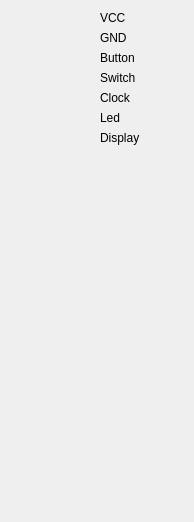
                <widget class="QWidget" name="scrollAreaWidgetContents">
                 <property name="geometry">
                  <rect>
                   <x>0</x>
                   <y>0</y>
                   <width>194</width>
                   <height>522</height>
                  </rect>
                 </property>
                 <layout class="QVBoxLayout" name="verticalLayout">
                  <item>
                   <layout class="QHBoxLayout" name="horizontalLayout">
                    <property name="sizeConstraint">
                     <enum>QLayout::SetFixedSize</enum>
                    </property>
                    <item>
                     <widget class="Label" name="label_vcc">
                      <property name="toolTip">
                       <string>vcc</string>
                      </property>
                      <property name="text">
                       <string/>
                      </property>
                      <property name="pixmap">
                       <pixmap resource="resources/input/input.qrc">:/input/1.png</pixmap>
                      </property>
                      <property name="Name" stdset="0">
                       <string>VCC</string>
                      </property>
                     </widget>
                    </item>
                    <item>
                     <widget class="QLabel" name="label_7">
                      <property name="text">
                       <string>VCC</string>
                      </property>
                     </widget>
                    </item>
                   </layout>
                  </item>
                  <item>
                   <layout class="QHBoxLayout" name="horizontalLayout_4">
                    <property name="sizeConstraint">
                     <enum>QLayout::SetFixedSize</enum>
                    </property>
                    <item>
                     <widget class="Label" name="label_gnd">
                      <property name="text">
                       <string/>
                      </property>
                      <property name="pixmap">
                       <pixmap resource="resources/input/input.qrc">:/input/0.png</pixmap>
                      </property>
                      <property name="Name" stdset="0">
                       <string>GND</string>
                      </property>
                     </widget>
                    </item>
                    <item>
                     <widget class="QLabel" name="label_10">
                      <property name="text">
                       <string>GND</string>
                      </property>
                     </widget>
                    </item>
                   </layout>
                  </item>
                  <item>
                   <layout class="QHBoxLayout" name="horizontalLayout_2">
                    <item>
                     <widget class="Label" name="label_button">
                      <property name="text">
                       <string/>
                      </property>
                      <property name="pixmap">
                       <pixmap resource="resources/input/input.qrc">:/input/buttonOff.png</pixmap>
                      </property>
                      <property name="Name" stdset="0">
                       <string>Button</string>
                      </property>
                     </widget>
                    </item>
                    <item>
                     <widget class="QLabel" name="label_8">
                      <property name="text">
                       <string>Button</string>
                      </property>
                     </widget>
                    </item>
                   </layout>
                  </item>
                  <item>
                   <layout class="QHBoxLayout" name="horizontalLayout_5">
                    <item>
                     <widget class="Label" name="label_switch">
                      <property name="text">
                       <string/>
                      </property>
                      <property name="pixmap">
                       <pixmap resource="resources/input/input.qrc">:/input/switchOff.png</pixmap>
                      </property>
                      <property name="Name" stdset="0">
                       <string>Switch</string>
                      </property>
                     </widget>
                    </item>
                    <item>
                     <widget class="QLabel" name="label_11">
                      <property name="text">
                       <string>Switch</string>
                      </property>
                     </widget>
                    </item>
                   </layout>
                  </item>
                  <item>
                   <layout class="QHBoxLayout" name="horizontalLayout_3">
                    <item>
                     <widget class="Label" name="label_clock">
                      <property name="text">
                       <string/>
                      </property>
                      <property name="pixmap">
                       <pixmap resource="resources/input/input.qrc">:/input/clock0.png</pixmap>
                      </property>
                      <property name="Name" stdset="0">
                       <string>Clock</string>
                      </property>
                     </widget>
                    </item>
                    <item>
                     <widget class="QLabel" name="label_9">
                      <property name="text">
                       <string>Clock</string>
                      </property>
                     </widget>
                    </item>
                   </layout>
                  </item>
                  <item>
                   <layout class="QHBoxLayout" name="horizontalLayout_22">
                    <property name="sizeConstraint">
                     <enum>QLayout::SetFixedSize</enum>
                    </property>
                    <item>
                     <widget class="Label" name="label_led">
                      <property name="text">
                       <string/>
                      </property>
                      <property name="pixmap">
                       <pixmap resource="resources/output/output.qrc">:/output/WhiteLedOff.png</pixmap>
                      </property>
                      <property name="Name" stdset="0">
                       <string>Led</string>
                      </property>
                     </widget>
                    </item>
                    <item>
                     <widget class="QLabel" name="label_41">
                      <property name="text">
                       <string>Led</string>
                      </property>
                     </widget>
                    </item>
                   </layout>
                  </item>
                  <item>
                   <layout class="QHBoxLayout" name="horizontalLayout_23">
                    <property name="sizeConstraint">
                     <enum>QLayout::SetFixedSize</enum>
                    </property>
                    <item>
                     <widget class="Label" name="label_display">
                      <property name="text">
                       <string/>
                      </property>
                      <property name="pixmap">
                       <pixmap resource="resources/output/output.qrc">:/output/counter/counter_off.png</pixmap>
                      </property>
                      <property name="Name" stdset="0">
                       <string>Display</string>
                      </property>
                     </widget>
                    </item>
                    <item>
                     <widget class="QLabel" name="label_43">
                      <property name="text">
                       <string>Display</string>
                      </property>
                     </widget>
                    </item>
                   </layout>
                  </item>
                  <item>
                   <spacer name="verticalSpacer_2">
                    <property name="orientation">
                     <enum>Qt::Vertical</enum>
                    </property>
                    <property name="sizeHint" stdset="0">
                     <size>
                      <width>20</width>
                      <height>40</height>
                     </size>
                    </property>
                   </spacer>
                  </item>
                 </layout>
                </widget>
